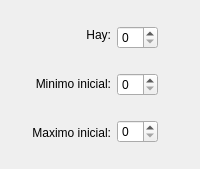
                    <widget class="QFrame" name="frame_38">
                     <property name="sizePolicy">
                      <sizepolicy hsizetype="Preferred" vsizetype="Preferred">
                       <horstretch>1</horstretch>
                       <verstretch>1</verstretch>
                      </sizepolicy>
                     </property>
                     <property name="frameShape">
                      <enum>QFrame::Shape::NoFrame</enum>
                     </property>
                     <property name="frameShadow">
                      <enum>QFrame::Shadow::Raised</enum>
                     </property>
                     <layout class="QHBoxLayout" name="horizontalLayout_17">
                      <item>
                       <widget class="QFrame" name="frame_39">
                        <property name="sizePolicy">
                         <sizepolicy hsizetype="Preferred" vsizetype="Preferred">
                          <horstretch>1</horstretch>
                          <verstretch>0</verstretch>
                         </sizepolicy>
                        </property>
                        <property name="frameShape">
                         <enum>QFrame::Shape::NoFrame</enum>
                        </property>
                        <property name="frameShadow">
                         <enum>QFrame::Shadow::Raised</enum>
                        </property>
                       </widget>
                      </item>
                      <item>
                       <widget class="QFrame" name="frame_30">
                        <property name="sizePolicy">
                         <sizepolicy hsizetype="Preferred" vsizetype="Preferred">
                          <horstretch>1</horstretch>
                          <verstretch>0</verstretch>
                         </sizepolicy>
                        </property>
                        <property name="frameShape">
                         <enum>QFrame::Shape::NoFrame</enum>
                        </property>
                        <property name="frameShadow">
                         <enum>QFrame::Shadow::Raised</enum>
                        </property>
                        <layout class="QVBoxLayout" name="verticalLayout_14">
                         <property name="topMargin">
                          <number>3</number>
                         </property>
                         <property name="rightMargin">
                          <number>0</number>
                         </property>
                         <property name="bottomMargin">
                          <number>3</number>
                         </property>
                         <item>
                          <widget class="QLabel" name="label_20">
                           <property name="text">
                            <string>&lt;html&gt;&lt;head/&gt;&lt;body&gt;&lt;p align=&quot;right&quot;&gt;Hay:&lt;/p&gt;&lt;/body&gt;&lt;/html&gt;</string>
                           </property>
                          </widget>
                         </item>
                         <item>
                          <widget class="QLabel" name="label_21">
                           <property name="text">
                            <string>&lt;html&gt;&lt;head/&gt;&lt;body&gt;&lt;p align=&quot;right&quot;&gt;Minimo inicial:&lt;/p&gt;&lt;/body&gt;&lt;/html&gt;</string>
                           </property>
                          </widget>
                         </item>
                         <item>
                          <widget class="QLabel" name="label_22">
                           <property name="text">
                            <string>&lt;html&gt;&lt;head/&gt;&lt;body&gt;&lt;p align=&quot;right&quot;&gt;Maximo inicial:&lt;/p&gt;&lt;/body&gt;&lt;/html&gt;</string>
                           </property>
                          </widget>
                         </item>
                        </layout>
                       </widget>
                      </item>
                      <item>
                       <widget class="QFrame" name="frame_31">
                        <property name="sizePolicy">
                         <sizepolicy hsizetype="Preferred" vsizetype="Preferred">
                          <horstretch>13</horstretch>
                          <verstretch>0</verstretch>
                         </sizepolicy>
                        </property>
                        <property name="frameShape">
                         <enum>QFrame::Shape::NoFrame</enum>
                        </property>
                        <property name="frameShadow">
                         <enum>QFrame::Shadow::Raised</enum>
                        </property>
                        <layout class="QGridLayout" name="gridLayout_12">
                         <property name="leftMargin">
                          <number>0</number>
                         </property>
                         <property name="topMargin">
                          <number>6</number>
                         </property>
                         <property name="bottomMargin">
                          <number>6</number>
                         </property>
                         <item row="0" column="1">
                          <widget class="QFrame" name="frame_54">
                           <property name="sizePolicy">
                            <sizepolicy hsizetype="Preferred" vsizetype="Preferred">
                             <horstretch>5</horstretch>
                             <verstretch>0</verstretch>
                            </sizepolicy>
                           </property>
                           <property name="frameShape">
                            <enum>QFrame::Shape::NoFrame</enum>
                           </property>
                           <property name="frameShadow">
                            <enum>QFrame::Shadow::Raised</enum>
                           </property>
                          </widget>
                         </item>
                         <item row="0" column="0">
                          <widget class="QFrame" name="frame_52">
                           <property name="sizePolicy">
                            <sizepolicy hsizetype="Preferred" vsizetype="Preferred">
                             <horstretch>1</horstretch>
                             <verstretch>1</verstretch>
                            </sizepolicy>
                           </property>
                           <property name="frameShape">
                            <enum>QFrame::Shape::NoFrame</enum>
                           </property>
                           <property name="frameShadow">
                            <enum>QFrame::Shadow::Raised</enum>
                           </property>
                           <layout class="QVBoxLayout" name="verticalLayout_15">
                            <property name="leftMargin">
                             <number>0</number>
                            </property>
                            <item>
                             <widget class="QSpinBox" name="hayProNewSpin"/>
                            </item>
                           </layout>
                          </widget>
                         </item>
                         <item row="1" column="0">
                          <widget class="QFrame" name="frame_53">
                           <property name="sizePolicy">
                            <sizepolicy hsizetype="Preferred" vsizetype="Preferred">
                             <horstretch>0</horstretch>
                             <verstretch>1</verstretch>
                            </sizepolicy>
                           </property>
                           <property name="frameShape">
                            <enum>QFrame::Shape::NoFrame</enum>
                           </property>
                           <property name="frameShadow">
                            <enum>QFrame::Shadow::Raised</enum>
                           </property>
                           <layout class="QVBoxLayout" name="verticalLayout_13">
                            <property name="leftMargin">
                             <number>0</number>
                            </property>
                            <item>
                             <widget class="QSpinBox" name="minIniProNewSpin"/>
                            </item>
                           </layout>
                          </widget>
                         </item>
                         <item row="2" column="0">
                          <widget class="QFrame" name="frame_55">
                           <property name="sizePolicy">
                            <sizepolicy hsizetype="Preferred" vsizetype="Preferred">
                             <horstretch>0</horstretch>
                             <verstretch>1</verstretch>
                            </sizepolicy>
                           </property>
                           <property name="frameShape">
                            <enum>QFrame::Shape::NoFrame</enum>
                           </property>
                           <property name="frameShadow">
                            <enum>QFrame::Shadow::Raised</enum>
                           </property>
                           <layout class="QVBoxLayout" name="verticalLayout_22">
                            <property name="leftMargin">
                             <number>0</number>
                            </property>
                            <item>
                             <widget class="QSpinBox" name="maxIniProNewSpin"/>
                            </item>
                           </layout>
                          </widget>
                         </item>
                        </layout>
                       </widget>
                      </item>
                     </layout>
                    </widget>
